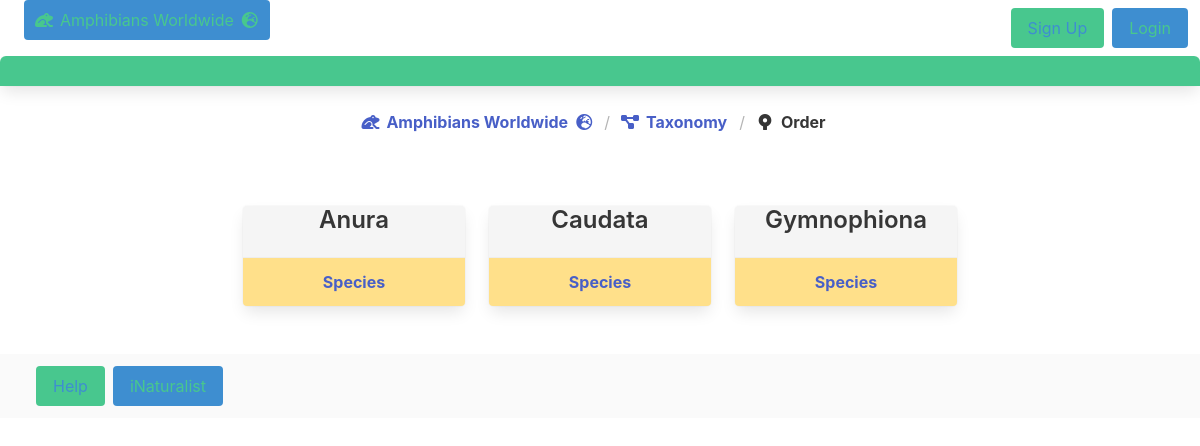
/home/search/tax_order, run on the app's committed database.
### home/models.py (models this page shows, shortened)
class Order_Taxon(models.Model):
    order_id = models.AutoField(primary_key=True)
    order_taxon_name = models.CharField(max_length=200)
    class Meta:
        managed = False
        db_table = 'order_taxon'

### home/views.py (the view)
# urls.py: path('search/tax_order', views.tax_order_view, name = 'tax_order'),
def tax_order_view(request):
    order_taxon_list = Order_Taxon.objects.all().order_by('order_taxon_name')
    return render(request, 'home/search/tax_order.html', {'order_taxon_list': order_taxon_list})

### home/templates/home/search/tax_order.html (shortened to what this page needs)
{% extends 'base.html' %}
{% block content %}
<article class="panel is-success">
  <p class="panel-heading">
  </p>
</article>
<nav class="breadcrumb is-centered" aria-label="breadcrumbs">
  <ul>
    <li><a href="{% url 'home:index' %}"><span class="icon is-small">
          <i class="fa-solid fa-frog"></i>
        </span>
        <span><strong>Amphibians Worldwide</strong></span>
        <span class="icon is-small">
          <i class="fa-solid fa-earth-europe"></i>
        </span></a></li>
    <li><a href="{% url 'home:taxonomy' %}" aria-current="page"><span class="icon is-small">
          <i class="fa-solid fa-diagram-project"></i>
        </span>
        <span><strong>Taxonomy</strong>
        </span></a></li>
    <li class="is-active"><a href="#" aria-current="page"><span class="icon is-small">
          <i class="fa-brands fa-sourcetree"></i>
        </span>
        <span><strong>Order</strong>
        </span></a></li>
  </ul>
</nav>
<section class="section">
  <div class="container">
    <div class="columns is-multiline  is-centered has-text-centered">
      {% for order_taxon in order_taxon_list %}
      <div class="column is-one-quarter">
        <div class="card csscard csscard-nav has-background-light">
          <div class='content'>
            <p class='title is-4'>{{ order_taxon.order_taxon_name }}</p>
          </div>
          <footer class='card-footer has-background-warning'>
            <a href="{% url 'home:species_order' order_id=order_taxon.order_id %}"
              class='card-footer-item'><strong>Species</strong></a>
          </footer>
        </div>
      </div>
      {% endfor %}
    </div>
</section>
{% endblock %}

### static/home/css/myui.css (style rules this page uses)
.csscard-nav { max-height: 300px; }

### data on the page
Order_Taxon: order_taxon_name "Anura"
Order_Taxon: order_taxon_name "Caudata"
Order_Taxon: order_taxon_name "Gymnophiona"
